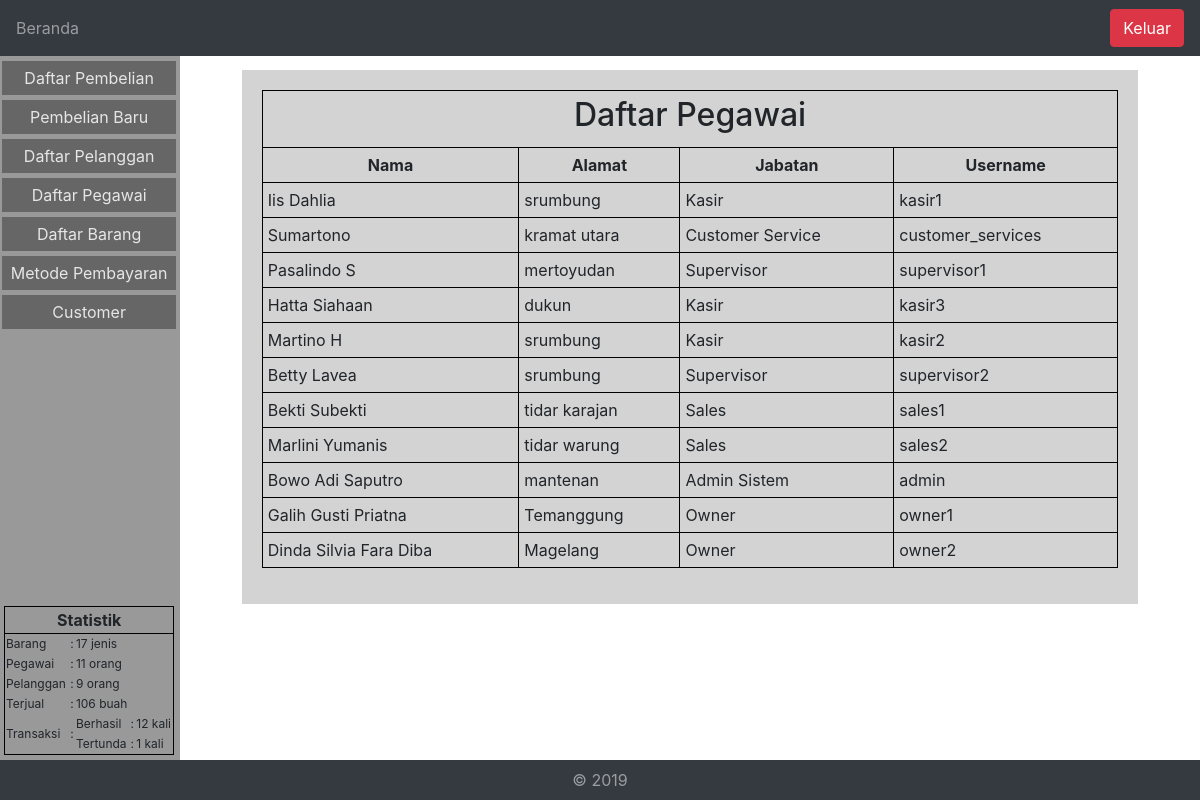
Page /?page=pegawai (signed in) on the committed database.
### tables this page shows
CREATE TABLE `pegawai` (
  `idpegawai` int(11) NOT NULL,
  `pegawai_nama` varchar(45) DEFAULT NULL,
  `pegawaialamat` varchar(45) DEFAULT NULL,
  `username` varchar(50) NOT NULL,
  `password` text NOT NULL,
  `email` text NOT NULL
);

CREATE TABLE `jabatan` (
  `idjabatan` int(11) NOT NULL,
  `jabatan_deskripsi` varchar(45) DEFAULT NULL,
  `akses` int(3) NOT NULL
);

### classes/login.php (called while the page is built, shortened)
<?php
class Login{
	public function cek_login(){
		if(isset($_COOKIE['username']) and !empty($_COOKIE['username'])){
			return 1;
		}else{
			return 0;
		}
	}
}
?>

### classes/statistik.php (called while the page is built)
<?php
class Statistik{
	private $conn;
	public function __construct(){
		global $conn;
		$this->conn = $conn;
	}
	public function get_barang(){
		$query = $this->conn->query("select count(*) from barang");
		$data = $query->fetch_array();
		return $data[0];
	}
	public function get_pegawai(){
		$query = $this->conn->query("select count(*) from pegawai");
		$data = $query->fetch_array();
		return $data[0];
	}
	public function get_pelanggan(){
		$query = $this->conn->query("select count(*) from pelanggan");
		$data = $query->fetch_array();
		return $data[0];
	}
	public function get_faktur(){
		$query = $this->conn->query("select count(*) from faktur");
		$data = $query->fetch_array();
		return $data[0];
	}
	public function get_faktur_temp(){
		$query = $this->conn->query("select count(*) from faktur_temp");
		$data = $query->fetch_array();
		return $data[0];
	}
	public function get_pembelian(){
		$query = $this->conn->query("select sum(pembelian_jumlah_barang) from pembelian");
		$data = $query->fetch_array();
		return $data[0];
	}
}
?>

### classes/pegawai.php (the view, shortened to what this page needs)
<?php
class Pegawai{
	private $conn;
	public function __construct(){
		global $conn;
		$this->conn = $conn;
	}
	public function get_jabatan($id){
		$query = $this->conn->query("select jabatan_deskripsi from jabatan where idjabatan in (select idjabatan from menjabat_sebagai where idpegawai=".$id.")");
		$data = $query->fetch_row();
		return $data[0];
	}
	public function get_data($akses){
		$query = $this->conn->query("select * from pegawai");
		while($data = $query->fetch_array()){
		?>
		<tr>
			<td><?php echo $data["pegawai_nama"];?></td>
			<td><?php echo $data["pegawaialamat"];?></td>
			<td><?php echo $this->get_jabatan($data["idpegawai"]);?></td>
			<td><?php echo $data["username"];?></td>
		</tr>
		<?php
		}
	}
}
?>

### index.php (shortened to what this page needs)
<?php
include_once "classes/login.php";
$tl = new Title();
$login = new Login();
if(isset($_GET['page']) and $_GET['page'] == "login"){
	$title = $tl->get_title('login');
	include_once "inc/head.php";
	include_once "pages/login.php";
	include_once 'inc/foot.php';
}elseif($login->cek_login() == 1){
	if(isset($_GET['page']) and !empty($_GET['page'])){
		$page = $_GET['page'];
	}else{
		$page = "home";
	}
	include_once "inc/head.php";
	include_once "pages/".$page.".php";
	include_once 'inc/foot.php';
}else{
	header("Location: ?page=login");
}
?>

### inc/head.php (shortened to what this page needs)
<!DOCTYPE html>
<html>
	<head>
		<link rel="stylesheet" href="inc/css/bootstrap.min.css" />
		<link rel="stylesheet" href="inc/css/style.css" />
	</head>
	<body>
		<header class="navbar navbar-expanded-sm navbar-dark bg-dark fixed-top">
			<ul class="navbar-nav">
				<li class="navbar-item"><a class="nav-link" href="?page=home">Beranda</a></li>
			</ul>
			<?php
			if($login->cek_login() == 1){
				echo '<span class=".justify-content-right">';
				echo '<a class="btn btn-danger" href="?page=logout">Keluar</a>';
				echo '</span>';
			}
			?>
		</header>
		<?php
		if($login->cek_login() == 1){
			include_once "inc/left_panel.php";
			echo '<div class="body">';
		}
		?>

### inc/left_panel.php
<div class="leftpanel">
	<ul class="navbar-nav">
		<li class="navbar-item"><a href="?page=home">Daftar Pembelian</a></li>
		<li class="navbar-item"><a href="?page=home&tambah">Pembelian Baru</a></li>
		<li class="navbar-item"><a href="?page=pelanggan">Daftar Pelanggan</a></li>
		<li class="navbar-item"><a href="?page=pegawai">Daftar Pegawai</a></li>
		<li class="navbar-item"><a href="?page=barang">Daftar Barang</a></li>
		<li class="navbar-item"><a href="?page=pembayaran">Metode Pembayaran</a></li>
		<li class="navbar-item"><a href="?page=customer">Customer</a></li>
	</ul>
	<?php include_once "classes/statistik.php";
	$statistik = new Statistik();
	?>
	<table class="statistik">
		<tr>
			<th colspan=6>Statistik</th>
		</tr>
		<tr>
			<td>Barang</td>
			<td>:</td>
			<td colspan=3><?php echo $statistik->get_barang();?> jenis</td>
		</tr>
		<tr>
			<td>Pegawai</td>
			<td>:</td>
			<td colspan=3><?php echo $statistik->get_pegawai();?> orang</td>
		</tr>
		<tr>
			<td>Pelanggan</td>
			<td>:</td>
			<td colspan=3><?php echo $statistik->get_pelanggan();?> orang</td>
		</tr>
		<tr>
			<td>Terjual</td>
			<td>:</td>
			<td colspan=3><?php echo $statistik->get_pembelian();?> buah</td>
		</tr>
		<tr>
			<td rowspan=2>Transaksi</td>
			<td rowspan=2>:</td>
			<td>Berhasil</td>
			<td>:</td>
			<td><?php echo $statistik->get_faktur();?> kali</td>
		</tr>
		<tr>
			<td>Tertunda</td>
			<td>:</td>
			<td><?php echo $statistik->get_faktur_temp();?> kali</td>
		</tr>
	</table>
</div>

### pages/pegawai.php (shortened to what this page needs)
<?php
$pegawai = new Pegawai();
$akses = $login->cek_akses("7");
if(isset($_GET['tambah'])){
	if($akses == 1){
			$pegawai->tambah_pegawai();
	}else{
		$login->no_akses();
	}
}elseif(isset($_GET['edit']) and !empty($_GET['edit'])){
	if($akses == 1){
			$pegawai->edit_pegawai($_GET['edit']);
	}else{
		$login->no_akses();
	}
}elseif(isset($_GET['hapus']) and !empty($_GET['hapus'])){
	if($akses == 1){
			$pegawai->hapus_pegawai($_GET['hapus']);
	}else{
		$login->no_akses();
	}
}else{
?>
<div style="margin-left: 5%;margin-right:5%;padding:20px;background: lightgrey;height: 100%">
	<table border=1 class="table">
		<tr>
			<td style='text-align: center;' colspan=5><h2>Daftar Pegawai</h2></td>
		</tr>
		<tr>
			<th>Nama</th>
			<th>Alamat</th>
			<th>Jabatan</th>
			<th>Username</th>
		</tr>
		<?php
		$pegawai->get_data($akses);
		?>
	</table>
</div>
<?php
}
?>

### inc/foot.php
		<?php
		if($login->cek_login() == 1){
			echo '</div>';
		}
		?>
		<footer class="navbar navbar-dark bg-dark justify-content-center foot">
			&copy; 2019
		</footer>
	</body>
</html>

### inc/css/style.css (style rules this page uses)
html { height: 100%; width: 100%; }
body { min-height:100%; display:flex; flex-direction:column; }
.body { left:16%; margin-left: 16%; margin-top: 70px; margin-bottom: 5px; width:83%; }
.table { width:100%; border-color: black; }
.table th { text-align: center; }
.table th, .table td { padding:5px; border-color: black; }
.foot { color:rgba(255,255,255,.5); margin-top:auto; }
.leftpanel { top:56px; width:15%; height:92%; position:fixed; float:none; background: #999999; padding-left: 2px; padding-right: 2px; }
.leftpanel a,.leftpanel a:visited { margin-top:5px; color:#e6e6e6; background: #666666; display: inline-block; text-align: center; text-decoration: none; width: 99%; padding:5px; }
.statistik { width:14.2%; border:1px solid; border-color: #000; margin-left: 2px; bottom:45px; position: fixed; padding:5px; }
.statistik th { border:1px solid; border-color: black; text-align: center; }
.statistik td { font-size:12px; }

### rows in the picture
pegawai: pegawai_nama "Iis Dahlia", pegawaialamat "srumbung", idpegawai.jabatan_deskripsi "Kasir", username "kasir1"
pegawai: pegawai_nama "Sumartono", pegawaialamat "kramat utara", idpegawai.jabatan_deskripsi "Customer Service", username "customer_services"
pegawai: pegawai_nama "Pasalindo S", pegawaialamat "mertoyudan", idpegawai.jabatan_deskripsi "Supervisor", username "supervisor1"
pegawai: pegawai_nama "Hatta Siahaan", pegawaialamat "dukun", idpegawai.jabatan_deskripsi "Kasir", username "kasir3"
pegawai: pegawai_nama "Martino H", pegawaialamat "srumbung", idpegawai.jabatan_deskripsi "Kasir", username "kasir2"
pegawai: pegawai_nama "Betty Lavea", pegawaialamat "srumbung", idpegawai.jabatan_deskripsi "Supervisor", username "supervisor2"
pegawai: pegawai_nama "Bekti Subekti", pegawaialamat "tidar karajan", idpegawai.jabatan_deskripsi "Sales", username "sales1"
pegawai: pegawai_nama "Marlini Yumanis", pegawaialamat "tidar warung", idpegawai.jabatan_deskripsi "Sales", username "sales2"
pegawai: pegawai_nama "Bowo Adi Saputro", pegawaialamat "mantenan", idpegawai.jabatan_deskripsi "Admin Sistem", username "admin"
pegawai: pegawai_nama "Galih Gusti Priatna", pegawaialamat "Temanggung", idpegawai.jabatan_deskripsi "Owner", username "owner1"
pegawai: pegawai_nama "Dinda Silvia Fara Diba", pegawaialamat "Magelang", idpegawai.jabatan_deskripsi "Owner", username "owner2"

### other values in the picture
$statistik->get_barang() "17"
$statistik->get_pegawai() "11"
$statistik->get_pelanggan() "9"
$statistik->get_pembelian() "106"
$statistik->get_faktur() "12"
$statistik->get_faktur_temp() "1"
